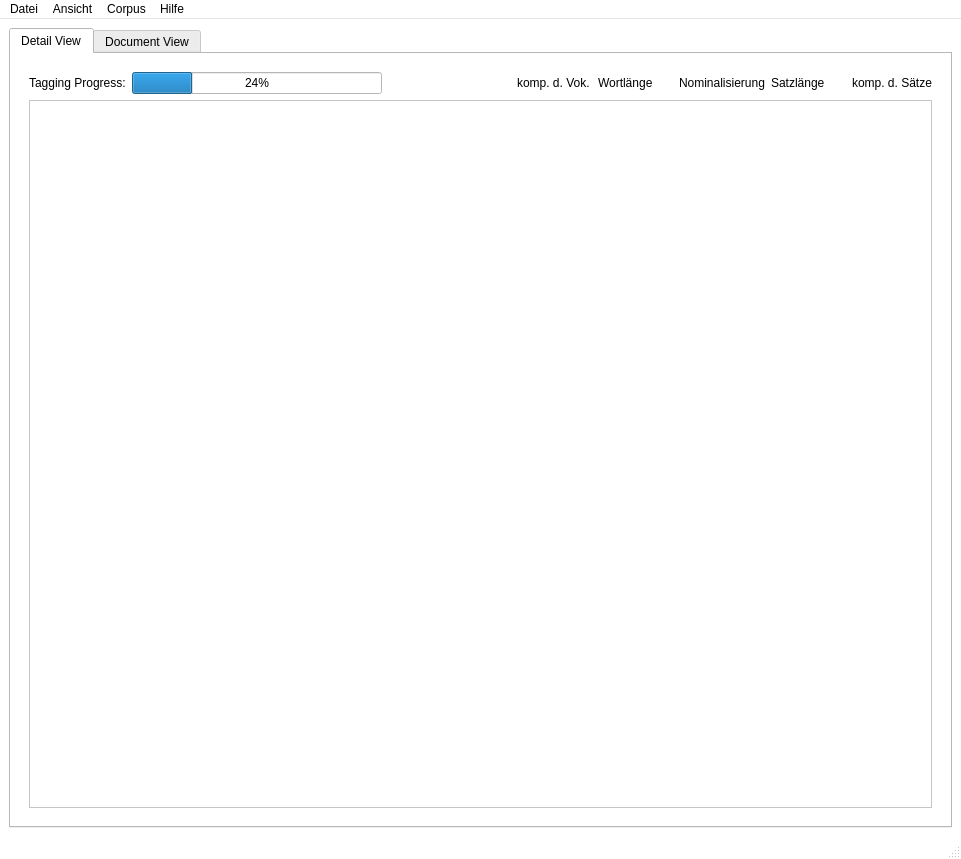
<?xml version="1.0" encoding="UTF-8"?>
<ui version="4.0">
 <class>MainWindow</class>
 <widget class="QMainWindow" name="MainWindow">
  <property name="geometry">
   <rect>
    <x>0</x>
    <y>0</y>
    <width>961</width>
    <height>859</height>
   </rect>
  </property>
  <property name="palette">
   <palette>
    <active>
     <colorrole role="WindowText">
      <brush brushstyle="SolidPattern">
       <color alpha="255">
        <red>0</red>
        <green>0</green>
        <blue>0</blue>
       </color>
      </brush>
     </colorrole>
     <colorrole role="Button">
      <brush brushstyle="SolidPattern">
       <color alpha="255">
        <red>255</red>
        <green>255</green>
        <blue>255</blue>
       </color>
      </brush>
     </colorrole>
     <colorrole role="Light">
      <brush brushstyle="SolidPattern">
       <color alpha="255">
        <red>255</red>
        <green>255</green>
        <blue>255</blue>
       </color>
      </brush>
     </colorrole>
     <colorrole role="Midlight">
      <brush brushstyle="SolidPattern">
       <color alpha="255">
        <red>255</red>
        <green>255</green>
        <blue>255</blue>
       </color>
      </brush>
     </colorrole>
     <colorrole role="Dark">
      <brush brushstyle="SolidPattern">
       <color alpha="255">
        <red>127</red>
        <green>127</green>
        <blue>127</blue>
       </color>
      </brush>
     </colorrole>
     <colorrole role="Mid">
      <brush brushstyle="SolidPattern">
       <color alpha="255">
        <red>170</red>
        <green>170</green>
        <blue>170</blue>
       </color>
      </brush>
     </colorrole>
     <colorrole role="Text">
      <brush brushstyle="SolidPattern">
       <color alpha="255">
        <red>0</red>
        <green>0</green>
        <blue>0</blue>
       </color>
      </brush>
     </colorrole>
     <colorrole role="BrightText">
      <brush brushstyle="SolidPattern">
       <color alpha="255">
        <red>255</red>
        <green>255</green>
        <blue>255</blue>
       </color>
      </brush>
     </colorrole>
     <colorrole role="ButtonText">
      <brush brushstyle="SolidPattern">
       <color alpha="255">
        <red>0</red>
        <green>0</green>
        <blue>0</blue>
       </color>
      </brush>
     </colorrole>
     <colorrole role="Base">
      <brush brushstyle="SolidPattern">
       <color alpha="255">
        <red>255</red>
        <green>255</green>
        <blue>255</blue>
       </color>
      </brush>
     </colorrole>
     <colorrole role="Window">
      <brush brushstyle="SolidPattern">
       <color alpha="255">
        <red>255</red>
        <green>255</green>
        <blue>255</blue>
       </color>
      </brush>
     </colorrole>
     <colorrole role="Shadow">
      <brush brushstyle="SolidPattern">
       <color alpha="255">
        <red>0</red>
        <green>0</green>
        <blue>0</blue>
       </color>
      </brush>
     </colorrole>
     <colorrole role="AlternateBase">
      <brush brushstyle="SolidPattern">
       <color alpha="255">
        <red>255</red>
        <green>255</green>
        <blue>255</blue>
       </color>
      </brush>
     </colorrole>
     <colorrole role="ToolTipBase">
      <brush brushstyle="SolidPattern">
       <color alpha="255">
        <red>255</red>
        <green>255</green>
        <blue>220</blue>
       </color>
      </brush>
     </colorrole>
     <colorrole role="ToolTipText">
      <brush brushstyle="SolidPattern">
       <color alpha="255">
        <red>0</red>
        <green>0</green>
        <blue>0</blue>
       </color>
      </brush>
     </colorrole>
    </active>
    <inactive>
     <colorrole role="WindowText">
      <brush brushstyle="SolidPattern">
       <color alpha="255">
        <red>0</red>
        <green>0</green>
        <blue>0</blue>
       </color>
      </brush>
     </colorrole>
     <colorrole role="Button">
      <brush brushstyle="SolidPattern">
       <color alpha="255">
        <red>255</red>
        <green>255</green>
        <blue>255</blue>
       </color>
      </brush>
     </colorrole>
     <colorrole role="Light">
      <brush brushstyle="SolidPattern">
       <color alpha="255">
        <red>255</red>
        <green>255</green>
        <blue>255</blue>
       </color>
      </brush>
     </colorrole>
     <colorrole role="Midlight">
      <brush brushstyle="SolidPattern">
       <color alpha="255">
        <red>255</red>
        <green>255</green>
        <blue>255</blue>
       </color>
      </brush>
     </colorrole>
     <colorrole role="Dark">
      <brush brushstyle="SolidPattern">
       <color alpha="255">
        <red>127</red>
        <green>127</green>
        <blue>127</blue>
       </color>
      </brush>
     </colorrole>
     <colorrole role="Mid">
      <brush brushstyle="SolidPattern">
       <color alpha="255">
        <red>170</red>
        <green>170</green>
        <blue>170</blue>
       </color>
      </brush>
     </colorrole>
     <colorrole role="Text">
      <brush brushstyle="SolidPattern">
       <color alpha="255">
        <red>0</red>
        <green>0</green>
        <blue>0</blue>
       </color>
      </brush>
     </colorrole>
     <colorrole role="BrightText">
      <brush brushstyle="SolidPattern">
       <color alpha="255">
        <red>255</red>
        <green>255</green>
        <blue>255</blue>
       </color>
      </brush>
     </colorrole>
     <colorrole role="ButtonText">
      <brush brushstyle="SolidPattern">
       <color alpha="255">
        <red>0</red>
        <green>0</green>
        <blue>0</blue>
       </color>
      </brush>
     </colorrole>
     <colorrole role="Base">
      <brush brushstyle="SolidPattern">
       <color alpha="255">
        <red>255</red>
        <green>255</green>
        <blue>255</blue>
       </color>
      </brush>
     </colorrole>
     <colorrole role="Window">
      <brush brushstyle="SolidPattern">
       <color alpha="255">
        <red>255</red>
        <green>255</green>
        <blue>255</blue>
       </color>
      </brush>
     </colorrole>
     <colorrole role="Shadow">
      <brush brushstyle="SolidPattern">
       <color alpha="255">
        <red>0</red>
        <green>0</green>
        <blue>0</blue>
       </color>
      </brush>
     </colorrole>
     <colorrole role="AlternateBase">
      <brush brushstyle="SolidPattern">
       <color alpha="255">
        <red>255</red>
        <green>255</green>
        <blue>255</blue>
       </color>
      </brush>
     </colorrole>
     <colorrole role="ToolTipBase">
      <brush brushstyle="SolidPattern">
       <color alpha="255">
        <red>255</red>
        <green>255</green>
        <blue>220</blue>
       </color>
      </brush>
     </colorrole>
     <colorrole role="ToolTipText">
      <brush brushstyle="SolidPattern">
       <color alpha="255">
        <red>0</red>
        <green>0</green>
        <blue>0</blue>
       </color>
      </brush>
     </colorrole>
    </inactive>
    <disabled>
     <colorrole role="WindowText">
      <brush brushstyle="SolidPattern">
       <color alpha="255">
        <red>127</red>
        <green>127</green>
        <blue>127</blue>
       </color>
      </brush>
     </colorrole>
     <colorrole role="Button">
      <brush brushstyle="SolidPattern">
       <color alpha="255">
        <red>255</red>
        <green>255</green>
        <blue>255</blue>
       </color>
      </brush>
     </colorrole>
     <colorrole role="Light">
      <brush brushstyle="SolidPattern">
       <color alpha="255">
        <red>255</red>
        <green>255</green>
        <blue>255</blue>
       </color>
      </brush>
     </colorrole>
     <colorrole role="Midlight">
      <brush brushstyle="SolidPattern">
       <color alpha="255">
        <red>255</red>
        <green>255</green>
        <blue>255</blue>
       </color>
      </brush>
     </colorrole>
     <colorrole role="Dark">
      <brush brushstyle="SolidPattern">
       <color alpha="255">
        <red>127</red>
        <green>127</green>
        <blue>127</blue>
       </color>
      </brush>
     </colorrole>
     <colorrole role="Mid">
      <brush brushstyle="SolidPattern">
       <color alpha="255">
        <red>170</red>
        <green>170</green>
        <blue>170</blue>
       </color>
      </brush>
     </colorrole>
     <colorrole role="Text">
      <brush brushstyle="SolidPattern">
       <color alpha="255">
        <red>127</red>
        <green>127</green>
        <blue>127</blue>
       </color>
      </brush>
     </colorrole>
     <colorrole role="BrightText">
      <brush brushstyle="SolidPattern">
       <color alpha="255">
        <red>255</red>
        <green>255</green>
        <blue>255</blue>
       </color>
      </brush>
     </colorrole>
     <colorrole role="ButtonText">
      <brush brushstyle="SolidPattern">
       <color alpha="255">
        <red>127</red>
        <green>127</green>
        <blue>127</blue>
       </color>
      </brush>
     </colorrole>
     <colorrole role="Base">
      <brush brushstyle="SolidPattern">
       <color alpha="255">
        <red>255</red>
        <green>255</green>
        <blue>255</blue>
       </color>
      </brush>
     </colorrole>
     <colorrole role="Window">
      <brush brushstyle="SolidPattern">
       <color alpha="255">
        <red>255</red>
        <green>255</green>
        <blue>255</blue>
       </color>
      </brush>
     </colorrole>
     <colorrole role="Shadow">
      <brush brushstyle="SolidPattern">
       <color alpha="255">
        <red>0</red>
        <green>0</green>
        <blue>0</blue>
       </color>
      </brush>
     </colorrole>
     <colorrole role="AlternateBase">
      <brush brushstyle="SolidPattern">
       <color alpha="255">
        <red>255</red>
        <green>255</green>
        <blue>255</blue>
       </color>
      </brush>
     </colorrole>
     <colorrole role="ToolTipBase">
      <brush brushstyle="SolidPattern">
       <color alpha="255">
        <red>255</red>
        <green>255</green>
        <blue>220</blue>
       </color>
      </brush>
     </colorrole>
     <colorrole role="ToolTipText">
      <brush brushstyle="SolidPattern">
       <color alpha="255">
        <red>0</red>
        <green>0</green>
        <blue>0</blue>
       </color>
      </brush>
     </colorrole>
    </disabled>
   </palette>
  </property>
  <property name="windowTitle">
   <string>Our Tool</string>
  </property>
  <property name="autoFillBackground">
   <bool>false</bool>
  </property>
  <widget class="QWidget" name="centralwidget">
   <property name="autoFillBackground">
    <bool>false</bool>
   </property>
   <property name="styleSheet">
    <string notr="true"/>
   </property>
   <layout class="QGridLayout" name="gridLayout_2">
    <item row="0" column="0">
     <widget class="QTabWidget" name="tabWidget">
      <property name="enabled">
       <bool>true</bool>
      </property>
      <property name="sizePolicy">
       <sizepolicy hsizetype="Preferred" vsizetype="Preferred">
        <horstretch>0</horstretch>
        <verstretch>0</verstretch>
       </sizepolicy>
      </property>
      <property name="currentIndex">
       <number>0</number>
      </property>
      <widget class="QWidget" name="tab">
       <attribute name="title">
        <string>Detail View</string>
       </attribute>
       <layout class="QGridLayout" name="gridLayout_13">
        <item row="0" column="0" rowspan="2" colspan="2">
         <widget class="QWidget" name="gridWidget_2" native="true">
          <property name="enabled">
           <bool>true</bool>
          </property>
          <property name="sizePolicy">
           <sizepolicy hsizetype="Preferred" vsizetype="Preferred">
            <horstretch>0</horstretch>
            <verstretch>0</verstretch>
           </sizepolicy>
          </property>
          <layout class="QGridLayout" name="gridLayout_9">
           <item row="1" column="0">
            <layout class="QHBoxLayout" name="horizontalLayout_4">
             <item>
              <layout class="QGridLayout" name="gridLayout_12">
               <item row="0" column="0">
                <widget class="QLabel" name="label_4">
                 <property name="text">
                  <string>Tagging Progress:</string>
                 </property>
                </widget>
               </item>
               <item row="0" column="1">
                <widget class="QProgressBar" name="progressBar_2">
                 <property name="sizePolicy">
                  <sizepolicy hsizetype="Fixed" vsizetype="Fixed">
                   <horstretch>0</horstretch>
                   <verstretch>0</verstretch>
                  </sizepolicy>
                 </property>
                 <property name="minimumSize">
                  <size>
                   <width>250</width>
                   <height>0</height>
                  </size>
                 </property>
                 <property name="value">
                  <number>24</number>
                 </property>
                </widget>
               </item>
              </layout>
             </item>
             <item>
              <spacer name="horizontalSpacer_2">
               <property name="orientation">
                <enum>Qt::Horizontal</enum>
               </property>
               <property name="sizeType">
                <enum>QSizePolicy::Expanding</enum>
               </property>
               <property name="sizeHint" stdset="0">
                <size>
                 <width>40</width>
                 <height>20</height>
                </size>
               </property>
              </spacer>
             </item>
             <item>
              <layout class="QGridLayout" name="gridLayout_10">
               <property name="sizeConstraint">
                <enum>QLayout::SetDefaultConstraint</enum>
               </property>
               <property name="leftMargin">
                <number>0</number>
               </property>
               <property name="rightMargin">
                <number>0</number>
               </property>
               <property name="spacing">
                <number>6</number>
               </property>
               <item row="0" column="4">
                <widget class="QLabel" name="labelWortlaenge_5">
                 <property name="sizePolicy">
                  <sizepolicy hsizetype="Fixed" vsizetype="Preferred">
                   <horstretch>0</horstretch>
                   <verstretch>0</verstretch>
                  </sizepolicy>
                 </property>
                 <property name="minimumSize">
                  <size>
                   <width>75</width>
                   <height>0</height>
                  </size>
                 </property>
                 <property name="text">
                  <string>Wortlänge </string>
                 </property>
                </widget>
               </item>
               <item row="0" column="2">
                <widget class="QLabel" name="labelKompVok_5">
                 <property name="sizePolicy">
                  <sizepolicy hsizetype="Fixed" vsizetype="Preferred">
                   <horstretch>0</horstretch>
                   <verstretch>0</verstretch>
                  </sizepolicy>
                 </property>
                 <property name="minimumSize">
                  <size>
                   <width>75</width>
                   <height>0</height>
                  </size>
                 </property>
                 <property name="text">
                  <string>komp. d. Vok.</string>
                 </property>
                </widget>
               </item>
               <item row="0" column="7">
                <widget class="QLabel" name="labelKompSatz_5">
                 <property name="sizePolicy">
                  <sizepolicy hsizetype="Fixed" vsizetype="Preferred">
                   <horstretch>0</horstretch>
                   <verstretch>0</verstretch>
                  </sizepolicy>
                 </property>
                 <property name="minimumSize">
                  <size>
                   <width>75</width>
                   <height>0</height>
                  </size>
                 </property>
                 <property name="text">
                  <string>komp. d. Sätze</string>
                 </property>
                </widget>
               </item>
               <item row="0" column="6">
                <widget class="QLabel" name="labelSatzlaenge_5">
                 <property name="sizePolicy">
                  <sizepolicy hsizetype="Fixed" vsizetype="Preferred">
                   <horstretch>0</horstretch>
                   <verstretch>0</verstretch>
                  </sizepolicy>
                 </property>
                 <property name="minimumSize">
                  <size>
                   <width>75</width>
                   <height>0</height>
                  </size>
                 </property>
                 <property name="text">
                  <string>Satzlänge</string>
                 </property>
                </widget>
               </item>
               <item row="0" column="5">
                <widget class="QLabel" name="labelNom_5">
                 <property name="sizePolicy">
                  <sizepolicy hsizetype="Fixed" vsizetype="Preferred">
                   <horstretch>0</horstretch>
                   <verstretch>0</verstretch>
                  </sizepolicy>
                 </property>
                 <property name="minimumSize">
                  <size>
                   <width>75</width>
                   <height>0</height>
                  </size>
                 </property>
                 <property name="text">
                  <string>Nominalisierung</string>
                 </property>
                </widget>
               </item>
              </layout>
             </item>
            </layout>
           </item>
           <item row="2" column="0">
            <layout class="QVBoxLayout" name="verticalLayout_3">
             <item>
              <widget class="QTextBrowser" name="plainTextEdit_2">
               <property name="sizePolicy">
                <sizepolicy hsizetype="Expanding" vsizetype="Expanding">
                 <horstretch>0</horstretch>
                 <verstretch>0</verstretch>
                </sizepolicy>
               </property>
              </widget>
             </item>
            </layout>
           </item>
          </layout>
         </widget>
        </item>
       </layout>
       <zorder>plainTextEdit</zorder>
       <zorder>gridLayoutWidget</zorder>
       <zorder>gridWidget_2</zorder>
      </widget>
      <widget class="QWidget" name="tab_2">
       <attribute name="title">
        <string>Document View</string>
       </attribute>
       <layout class="QGridLayout" name="gridLayout_8">
        <item row="0" column="0">
         <widget class="QWidget" name="gridWidget" native="true">
          <property name="enabled">
           <bool>true</bool>
          </property>
          <property name="sizePolicy">
           <sizepolicy hsizetype="Preferred" vsizetype="Preferred">
            <horstretch>0</horstretch>
            <verstretch>0</verstretch>
           </sizepolicy>
          </property>
          <layout class="QGridLayout" name="gridLayout_4">
           <item row="1" column="0">
            <layout class="QHBoxLayout" name="horizontalLayout">
             <item>
              <layout class="QGridLayout" name="gridLayout_11">
               <item row="3" column="0">
                <widget class="QLabel" name="label_5">
                 <property name="text">
                  <string>Gewählter Corpus:</string>
                 </property>
                </widget>
               </item>
               <item row="3" column="1">
                <widget class="QComboBox" name="CorporaBox">
                 <property name="currentText">
                  <string/>
                 </property>
                </widget>
               </item>
               <item row="1" column="1">
                <widget class="QLabel" name="numWords">
                 <property name="text">
                  <string>output NumWords</string>
                 </property>
                </widget>
               </item>
               <item row="0" column="1">
                <widget class="QProgressBar" name="progressBar">
                 <property name="sizePolicy">
                  <sizepolicy hsizetype="Fixed" vsizetype="Fixed">
                   <horstretch>0</horstretch>
                   <verstretch>0</verstretch>
                  </sizepolicy>
                 </property>
                 <property name="minimumSize">
                  <size>
                   <width>250</width>
                   <height>0</height>
                  </size>
                 </property>
                 <property name="value">
                  <number>24</number>
                 </property>
                </widget>
               </item>
               <item row="0" column="0">
                <widget class="QLabel" name="label">
                 <property name="text">
                  <string>Tagging Progress:</string>
                 </property>
                </widget>
               </item>
               <item row="2" column="0">
                <widget class="QLabel" name="label_3">
                 <property name="text">
                  <string>Sätze:</string>
                 </property>
                </widget>
               </item>
               <item row="1" column="0">
                <widget class="QLabel" name="label_2">
                 <property name="text">
                  <string>Wörter:</string>
                 </property>
                </widget>
               </item>
               <item row="2" column="1">
                <widget class="QLabel" name="numSent">
                 <property name="text">
                  <string>output NumSent</string>
                 </property>
                </widget>
               </item>
              </layout>
             </item>
             <item>
              <spacer name="horizontalSpacer">
               <property name="orientation">
                <enum>Qt::Horizontal</enum>
               </property>
               <property name="sizeType">
                <enum>QSizePolicy::Preferred</enum>
               </property>
               <property name="sizeHint" stdset="0">
                <size>
                 <width>40</width>
                 <height>20</height>
                </size>
               </property>
              </spacer>
             </item>
             <item>
              <layout class="QGridLayout" name="gridLayout">
               <property name="sizeConstraint">
                <enum>QLayout::SetDefaultConstraint</enum>
               </property>
               <property name="leftMargin">
                <number>0</number>
               </property>
               <property name="rightMargin">
                <number>0</number>
               </property>
               <property name="spacing">
                <number>6</number>
               </property>
               <item row="1" column="2">
                <widget class="QCheckBox" name="checkBoxKompVok">
                 <property name="sizePolicy">
                  <sizepolicy hsizetype="Minimum" vsizetype="Fixed">
                   <horstretch>0</horstretch>
                   <verstretch>0</verstretch>
                  </sizepolicy>
                 </property>
                 <property name="text">
                  <string/>
                 </property>
                </widget>
               </item>
               <item row="1" column="4">
                <widget class="QCheckBox" name="checkBoxWortlaenge">
                 <property name="text">
                  <string/>
                 </property>
                </widget>
               </item>
               <item row="2" column="4">
                <widget class="QSlider" name="sliderWortlaenge">
                 <property name="sizePolicy">
                  <sizepolicy hsizetype="Fixed" vsizetype="Minimum">
                   <horstretch>0</horstretch>
                   <verstretch>0</verstretch>
                  </sizepolicy>
                 </property>
                 <property name="orientation">
                  <enum>Qt::Vertical</enum>
                 </property>
                </widget>
               </item>
               <item row="0" column="6">
                <widget class="QLabel" name="labelSatzlaenge">
                 <property name="sizePolicy">
                  <sizepolicy hsizetype="Fixed" vsizetype="Preferred">
                   <horstretch>0</horstretch>
                   <verstretch>0</verstretch>
                  </sizepolicy>
                 </property>
                 <property name="minimumSize">
                  <size>
                   <width>75</width>
                   <height>0</height>
                  </size>
                 </property>
                 <property name="text">
                  <string>Satzlänge</string>
                 </property>
                </widget>
               </item>
               <item row="0" column="5">
                <widget class="QLabel" name="labelNom">
                 <property name="sizePolicy">
                  <sizepolicy hsizetype="Fixed" vsizetype="Preferred">
                   <horstretch>0</horstretch>
                   <verstretch>0</verstretch>
                  </sizepolicy>
                 </property>
                 <property name="minimumSize">
                  <size>
                   <width>75</width>
                   <height>0</height>
                  </size>
                 </property>
                 <property name="text">
                  <string>Nominalisierung</string>
                 </property>
                </widget>
               </item>
               <item row="2" column="5">
                <widget class="QSlider" name="sliderNom">
                 <property name="sizePolicy">
                  <sizepolicy hsizetype="Fixed" vsizetype="Minimum">
                   <horstretch>0</horstretch>
                   <verstretch>0</verstretch>
                  </sizepolicy>
                 </property>
                 <property name="orientation">
                  <enum>Qt::Vertical</enum>
                 </property>
                </widget>
               </item>
               <item row="0" column="2">
                <widget class="QLabel" name="labelKompVok">
                 <property name="sizePolicy">
                  <sizepolicy hsizetype="Fixed" vsizetype="Preferred">
                   <horstretch>0</horstretch>
                   <verstretch>0</verstretch>
                  </sizepolicy>
                 </property>
                 <property name="minimumSize">
                  <size>
                   <width>75</width>
                   <height>0</height>
                  </size>
                 </property>
                 <property name="text">
                  <string>komp. d. Vok.</string>
                 </property>
                </widget>
               </item>
               <item row="0" column="7">
                <widget class="QLabel" name="labelKompSatz">
                 <property name="sizePolicy">
                  <sizepolicy hsizetype="Fixed" vsizetype="Preferred">
                   <horstretch>0</horstretch>
                   <verstretch>0</verstretch>
                  </sizepolicy>
                 </property>
                 <property name="minimumSize">
                  <size>
                   <width>75</width>
                   <height>0</height>
                  </size>
                 </property>
                 <property name="text">
                  <string>komp. d. Sätze</string>
                 </property>
                </widget>
               </item>
               <item row="1" column="7">
                <widget class="QCheckBox" name="checkBoxKompSatz">
                 <property name="text">
                  <string/>
                 </property>
                </widget>
               </item>
               <item row="1" column="5">
                <widget class="QCheckBox" name="checkBoxNom">
                 <property name="text">
                  <string/>
                 </property>
                </widget>
               </item>
               <item row="1" column="6">
                <widget class="QCheckBox" name="checkBoxSatzlaenge">
                 <property name="text">
                  <string/>
                 </property>
                </widget>
               </item>
               <item row="2" column="6">
                <widget class="QSlider" name="sliderSatzlaenge">
                 <property name="sizePolicy">
                  <sizepolicy hsizetype="Fixed" vsizetype="Minimum">
                   <horstretch>0</horstretch>
                   <verstretch>0</verstretch>
                  </sizepolicy>
                 </property>
                 <property name="orientation">
                  <enum>Qt::Vertical</enum>
                 </property>
                </widget>
               </item>
               <item row="2" column="7">
                <widget class="QSlider" name="sliderKompSatz">
                 <property name="sizePolicy">
                  <sizepolicy hsizetype="Fixed" vsizetype="Minimum">
                   <horstretch>0</horstretch>
                   <verstretch>0</verstretch>
                  </sizepolicy>
                 </property>
                 <property name="orientation">
                  <enum>Qt::Vertical</enum>
                 </property>
                </widget>
               </item>
               <item row="0" column="4">
                <widget class="QLabel" name="labelWortlaenge">
                 <property name="sizePolicy">
                  <sizepolicy hsizetype="Fixed" vsizetype="Preferred">
                   <horstretch>0</horstretch>
                   <verstretch>0</verstretch>
                  </sizepolicy>
                 </property>
                 <property name="minimumSize">
                  <size>
                   <width>75</width>
                   <height>0</height>
                  </size>
                 </property>
                 <property name="text">
                  <string>Wortlänge </string>
                 </property>
                </widget>
               </item>
               <item row="2" column="2">
                <widget class="QSlider" name="sliderKompVok">
                 <property name="enabled">
                  <bool>true</bool>
                 </property>
                 <property name="sizePolicy">
                  <sizepolicy hsizetype="Fixed" vsizetype="Minimum">
                   <horstretch>0</horstretch>
                   <verstretch>0</verstretch>
                  </sizepolicy>
                 </property>
                 <property name="orientation">
                  <enum>Qt::Vertical</enum>
                 </property>
                </widget>
               </item>
              </layout>
             </item>
            </layout>
           </item>
           <item row="2" column="0">
            <layout class="QVBoxLayout" name="verticalLayout">
             <item>
              <widget class="QTextBrowser" name="plainTextEdit">
               <property name="sizePolicy">
                <sizepolicy hsizetype="Expanding" vsizetype="Expanding">
                 <horstretch>0</horstretch>
                 <verstretch>0</verstretch>
                </sizepolicy>
               </property>
              </widget>
             </item>
            </layout>
           </item>
          </layout>
         </widget>
        </item>
       </layout>
       <zorder>numWords</zorder>
       <zorder>plainTextEdit</zorder>
       <zorder></zorder>
       <zorder>plainTextEdit</zorder>
       <zorder>numWords</zorder>
       <zorder></zorder>
       <zorder></zorder>
       <zorder>gridWidget</zorder>
       <zorder></zorder>
      </widget>
     </widget>
    </item>
   </layout>
  </widget>
  <widget class="QMenuBar" name="menubar">
   <property name="geometry">
    <rect>
     <x>0</x>
     <y>0</y>
     <width>961</width>
     <height>21</height>
    </rect>
   </property>
   <widget class="QMenu" name="menuDatei">
    <property name="title">
     <string>Datei</string>
    </property>
    <addaction name="actionText_ffnen"/>
   </widget>
   <widget class="QMenu" name="menuAnsicht">
    <property name="title">
     <string>Ansicht</string>
    </property>
    <addaction name="actionMinimal"/>
    <addaction name="actionExtended"/>
   </widget>
   <widget class="QMenu" name="menuCorpus_2">
    <property name="title">
     <string>Corpus</string>
    </property>
    <widget class="QMenu" name="menuBrown">
     <property name="title">
      <string>Brown</string>
     </property>
     <addaction name="actionThriller"/>
     <addaction name="actionGesetzestexte"/>
     <addaction name="actionNachrichten"/>
    </widget>
    <addaction name="menuBrown"/>
    <addaction name="actionKinderb_cher"/>
   </widget>
   <widget class="QMenu" name="menuHilfe">
    <property name="title">
     <string>Hilfe</string>
    </property>
    <addaction name="action_ber"/>
   </widget>
   <addaction name="menuDatei"/>
   <addaction name="menuAnsicht"/>
   <addaction name="menuCorpus_2"/>
   <addaction name="menuHilfe"/>
  </widget>
  <widget class="QStatusBar" name="statusbar"/>
  <action name="actionText_ffnen">
   <property name="text">
    <string>Text öffnen</string>
   </property>
   <property name="shortcut">
    <string>Ctrl+O</string>
   </property>
  </action>
  <action name="actionBlock">
   <property name="text">
    <string>Block</string>
   </property>
  </action>
  <action name="actionDetail">
   <property name="text">
    <string>Detail</string>
   </property>
  </action>
  <action name="actionDocument">
   <property name="text">
    <string>Document</string>
   </property>
  </action>
  <action name="actionTest">
   <property name="text">
    <string>Test</string>
   </property>
  </action>
  <action name="actionCorpus_2">
   <property name="text">
    <string>Corpus</string>
   </property>
  </action>
  <action name="actionKinderb_cher">
   <property name="text">
    <string>Kinderbücher</string>
   </property>
  </action>
  <action name="actionThriller">
   <property name="text">
    <string>Thriller</string>
   </property>
  </action>
  <action name="actionGesetzestexte">
   <property name="text">
    <string>Gesetzestexte</string>
   </property>
  </action>
  <action name="actionNachrichten">
   <property name="text">
    <string>Nachrichten</string>
   </property>
  </action>
  <action name="actionKeine_Hilfe_f_r_dich_Swag">
   <property name="text">
    <string>Keine Hilfe für dich! Swag!</string>
   </property>
  </action>
  <action name="action_ber">
   <property name="text">
    <string>Über</string>
   </property>
  </action>
  <action name="actionMinimal">
   <property name="text">
    <string>Minimal</string>
   </property>
  </action>
  <action name="actionExtended">
   <property name="text">
    <string>Extended</string>
   </property>
  </action>
 </widget>
 <resources/>
 <connections/>
</ui>
